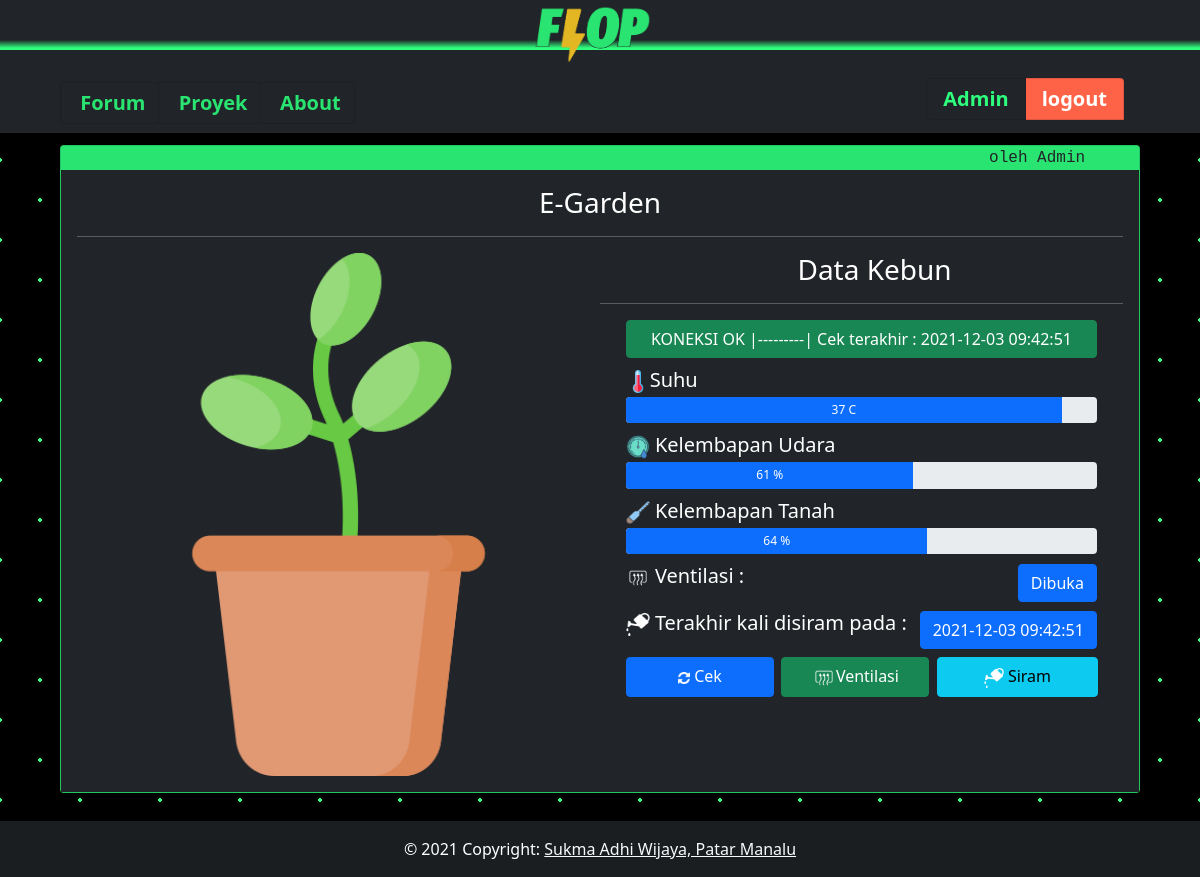
Screenshot of /egarden.php?action=view (signed in) with the database file from the repository.
### tables this page shows
CREATE TABLE `tb_egarden` (
  `id_entry` int(11) NOT NULL,
  `temp` int(11) NOT NULL,
  `humidity` int(11) NOT NULL,
  `water` int(11) NOT NULL,
  `vent_status` tinyint(1) NOT NULL,
  `time` timestamp NOT NULL DEFAULT current_timestamp() ON UPDATE current_timestamp(),
  `action` varchar(25) NOT NULL
);

### egarden.php (the view, shortened to what this page needs)
<?php
$conn = mysqli_connect("localhost","root","","db_flop");
$getlast_query = mysqli_query($conn, "SELECT * FROM tb_egarden WHERE time = (SELECT MAX(time) FROM tb_egarden);");
$getlast_data = mysqli_fetch_assoc($getlast_query);
$temp = $getlast_data['temp'];
$temp_percent = ($temp/40)*100;
$humidity = $getlast_data['humidity'];
$water = $getlast_data['water'];
$vent_status = $getlast_data['vent_status'];
if($vent_status==1){
  $vent_status = "Dibuka";
}
else{
  $vent_status = "Ditutup";
}
$lastupdate = $getlast_data['time'];
$lastwater_query = mysqli_query($conn,"SELECT time FROM tb_egarden WHERE time = (SELECT MAX(time) FROM tb_egarden WHERE action='siram')");
$lastwater_data = mysqli_fetch_assoc($lastwater_query);
$lastwater = $lastwater_data['time'];
?>
<!DOCTYPE html>
<html lang="en">
<head>
    <link href="style.css" rel="stylesheet">
    <link href="https://cdn.jsdelivr.net/npm/bootstrap@5.1.3/dist/css/bootstrap.min.css" rel="stylesheet">
</head>
<body>
    <?php include("html/header.php");?>
  <div class="card " id="main-content" style="width:90%;margin-top:1%;">
    <a id="main-content-info">oleh Admin </a>
    <div class="card-body" id="main-content-body">
    <a id="content-link" href="egarden.php" >
      <h3 class="card-title" id="main-content-title">E-Garden</h3></a>
      <hr>
        <div id="container">
          <div id="ilustrasi-box">
       <img src="plantpot.png" class="img-fluid" alt="Ilustrasi" id="ilustrasi">
          </div>
          <div id="entry-info">
            <h3 id="main-content-text">Data Kebun</h3>
            <hr>
        <?php
        echo '<h5 class="btn btn-success" id="koneksi">KONEKSI OK |---------| Cek terakhir : '.$lastupdate.'</h5>';
        echo '
        <h5 id="label"><img class="btn-icon" id="button-temp" src="thermometer.png">Suhu</h5>
        <div class="progress" id="bar">
          <div class="progress-bar" id="tempbar" role="progressbar" style="width: '.$temp_percent.'%;" aria-valuenow="50" aria-valuemin="0" aria-valuemax="100">'.$temp.' C</div>
        </div>
        <h5 id="label"><img class="btn-icon" id="button-humidity" src="hygrometer.png">  Kelembapan Udara</h5>
        <div class="progress" id="bar">
          <div class="progress-bar" role="progressbar" style="width: '.$humidity.'%;" aria-valuenow="50" aria-valuemin="0" aria-valuemax="100">'.$humidity.' %</div>
        </div>
        <h5 id="label"><img class="btn-icon" id="button-water" src="alcohol.png">  Kelembapan Tanah</h5>
        <div class="progress" id="bar">
          <div class="progress-bar" role="progressbar" style="width: '.$water.'%;" aria-valuenow="50" aria-valuemin="0" aria-valuemax="100">'.$water.' %</div>
        </div>';
        echo '<div id="status-div"><h5 id="label"><img class="btn-icon" id="button-water" src="vent.png">  Ventilasi : <button class="btn btn-primary" id="status">'.$vent_status.'</button></h5></div>';
        echo '<div id="status-div"><h5 id="label"><img class="btn-icon" id="button-water" src="watering.png"> Terakhir kali disiram pada : <button class="btn btn-primary" id="status">'.$lastwater.'</button></h5></div>';
        echo '<div id="button-cluster">
              <a href="egarden.php?action=cek" class="btn btn-primary" id="button-cluster-element"><img class="btn-icon" id="button-refresh" src="refresh.png">  Cek</a>
              <a href="egarden.php?action=toggle" class="btn btn-success" id="button-cluster-element"><img class="btn-icon" id="button-vent" src="vent.png">Ventilasi</a>
              <a href="egarden.php?action=siram" class="btn btn-info" id="button-cluster-element"><img class="btn-icon" id="button-siram" src="watering.png">  Siram</a>
              </div>';
        ?>
          </div>
        </div>
      </div>
    </div>
  <br><br><br>
    <?php include("html/footer.php");?>
</body>
</html>

### style.css (style rules this page uses)
#Body { background-color: #000000; opacity: 1; background-image: radial-gradient(#2eff7d 2px, transparent 2px), radial-gradient(#2eff7d 2px, #000000 2px); background-size: 80px 80px; background-position: 0 0,40px 40px; }
#main-content { margin:auto; margin-top:1%; margin-bottom:1%; width:85%; background-color:#29e470; color:#29e470; }
#main-content-body { background-color: #212529; color:white; }
#main-content-title { text-align:center; }
#main-content-info { text-align:right; color:#212529; margin-right:5%; font-family:monospace; }
#main-content-text { text-align:center !important; }
#content-link { color:white !important; text-decoration: none; text-align:center !important; }

### egarden.php (style rules this page uses)
#container { display:inline-grid; grid-template-columns: 50% 50%; }
#ilustrasi { width:100%; }
#entry-info { width:100%; }
#main-content-text { text-align:left !important; margin-left:5%; }
#koneksi { margin:auto; margin-left:5%; margin-right:5%; width:90%; }
#bar { margin-left:5%; margin-right:5%; height:5%; }
#label { margin-left:5%; margin-right:5%; margin-top:2%; height:4%; }
#status { float:right; }
#status-div { margin-bottom:4%; }
#button-cluster { margin-left:5%; margin-right:5%; display:grid; grid-template-columns: 33% 33% 36%; }
#button-cluster-element { margin-right:5%; }
.btn-icon { width:10%; }
#button-water { width:5%; }
#button-humidity { width:5%; }
#button-temp { width:5%; }
#button-vent { width:20%; }
#button-siram { width:15%; }

### rows the page displays
tb_egarden: time "2021-12-03 09:42:51", temp "37", humidity "61", water "64", vent_status "Dibuka"

### other values shown
$user "Admin"
$prompt "logout"
$lastwater "2021-12-03 09:42:51"
